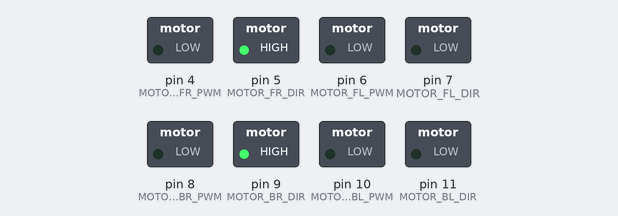
The sketch below on a simulated Arduino Uno, built with avr-gcc and run on an emulated ATmega328P. Shown: switched loads named in the sketch (green lamp = pin HIGH).

Above: at 0.1 s.
Timing chart, 0 to 1.6 s (numbered marks = the images above):
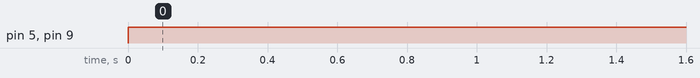

Measured:
- by itself, pin 5 (MOTOR_FR_DIR), pin 9 (MOTOR_BR_DIR): LOW → HIGH at 0.00 s

The sketch:

navi_mobile_robot_motor_test.ino
```cpp
//#define USE_USBCON

#define MOTOR_FL_DIR 7
#define MOTOR_FL_PWM 6
#define MOTOR_FR_DIR 5
#define MOTOR_FR_PWM 4

#define MOTOR_BL_DIR 11
#define MOTOR_BL_PWM 10
#define MOTOR_BR_DIR 9
#define MOTOR_BR_PWM 8

#define WHEEL_RADIUS 0.075    //m  (7.5 cm) -> wheel radius
#define ROBOT_RADIUS_X 0.22  //m  (22 cm) -> robot middle to end(x axis)
#define ROBOT_RADIUS_Y 0.30  //m  (30 cm) -> robot middle to end(y axis)

#define RPM2PWM_RATIO 2.25   //100(rpm) : 225(pwm)
/////////////////////////////////////////////////////////////
float linear_x = 0;
float linear_y = 0;
float angular_z = 0;

float wheel_rpm[4] = {0, 0, 0, 0};
/////////////////////////////////////////////////////////////
void setup(){
  Serial.begin(5600);
  pinMode(MOTOR_FL_DIR, OUTPUT);
  pinMode(MOTOR_FL_PWM, OUTPUT);
  pinMode(MOTOR_FR_DIR, OUTPUT);
  pinMode(MOTOR_FR_PWM, OUTPUT);
  pinMode(MOTOR_BL_DIR, OUTPUT);
  pinMode(MOTOR_BL_PWM, OUTPUT);
  pinMode(MOTOR_BR_DIR, OUTPUT);
  pinMode(MOTOR_BR_PWM, OUTPUT);
}

void loop(){
  Motor_Controller(0, true, 0);
  Motor_Controller(1, true, 0);
  Motor_Controller(2, true, 0);
  Motor_Controller(3, true, 0);
}

//////////////////////////////////////////////////////////////////////////
void Motor_Controller(int motor_num, bool motor_direction, int pwm){  //motor control function
  switch(motor_num){
    case 0: //front left
      if(motor_direction == true){
        digitalWrite(MOTOR_FL_DIR, false);
        analogWrite(MOTOR_FL_PWM, pwm);
      }
      else if(motor_direction == false){
        digitalWrite(MOTOR_FL_DIR, true);
        analogWrite(MOTOR_FL_PWM, pwm);
      }
    break;

    case 1: //front right
      if(motor_direction == true){
        digitalWrite(MOTOR_FR_DIR, true);
        analogWrite(MOTOR_FR_PWM, pwm);
      }
      else if(motor_direction == false){
        digitalWrite(MOTOR_FR_DIR, false);
        analogWrite(MOTOR_FR_PWM, pwm);
      }
    break;

    case 2: //back left
      if(motor_direction == true){
        digitalWrite(MOTOR_BL_DIR, false);
        analogWrite(MOTOR_BL_PWM, pwm);
      }
      else if(motor_direction == false){
        digitalWrite(MOTOR_BL_DIR, true);
        analogWrite(MOTOR_BL_PWM, pwm);
      }
    break;

    case 3: //back right
      if(motor_direction == true){
        digitalWrite(MOTOR_BR_DIR, true);
        analogWrite(MOTOR_BR_PWM, pwm);
      }
      else if(motor_direction == false){
        digitalWrite(MOTOR_BR_DIR, false);
        analogWrite(MOTOR_BR_PWM, pwm);
      }
    break;
  }
}
//////////////////////////////////////////////////////////////////////////
float RPM2PWM(float motor_rpm, float ratio){
  return constrain(motor_rpm * ratio, 0, 250);
}
```
